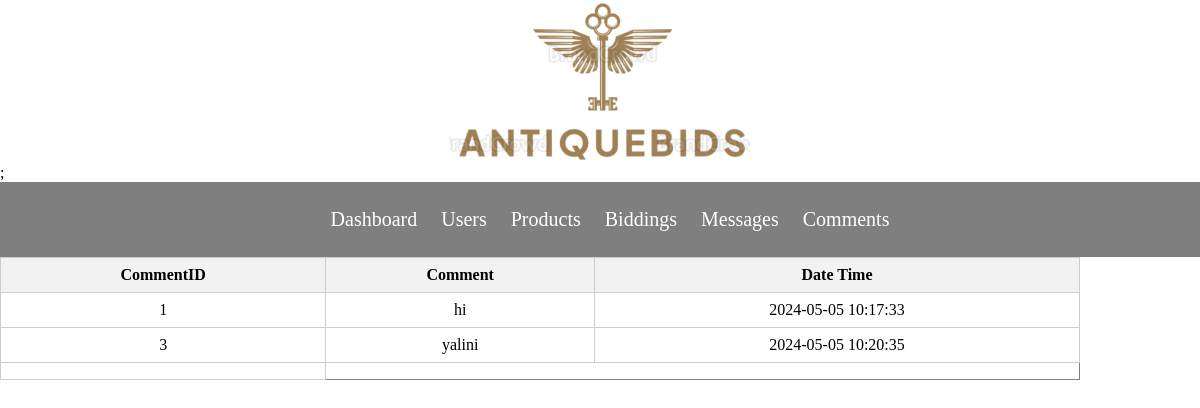
The page /admin/comments/displaycom.php on the database its author committed.
### tables this page shows
CREATE TABLE `comments` (
  `comment_Id` int(11) NOT NULL,
  `comment` text NOT NULL,
  `datetime` datetime NOT NULL
);

### admin/comments/displaycom.php (the view, shortened to what this page needs)
<?php
  include '../user/connect.php';
?>
<!DOCTYPE html>
<html lang="en">
<head>
    <link rel="stylesheet" href="../biddings/bidstyle.css"></link>
    <link rel="stylesheet" href="../header.css">
</head>
<body>
<img src="../anbids.png"  style="display: block; margin: 0 auto">;
    <header>
        <nav>
        <ul>
                <li><a href="../index.php">Dashboard</a></li>
                <li><a href="../user/display_user.php">Users</a></li>
                <li><a href="../products/display_item.php">Products</a></li>
                <li><a href="../biddings/displaybid.php">Biddings</a></li>
                <li><a href="../messages/displaymsg.php">Messages</a></li>
                <li><a href="displaycom.php">Comments</a></li>
            </ul>
        </nav>
    </header>
<table class="table" cellspacing=0 cellpadding=0 border="1">
<thead>
<tr>
      <th>CommentID</th>
      <th >Comment</th>
      <th >Date Time</th>
</tr>
</thead>
<tbody>
    <?php
    $sql="select * from comments";
    $result=mysqli_query($con,$sql);
    if($result)
    {
         while($row=mysqli_fetch_assoc($result)){
            $comment_Id=$row['comment_Id'];
            $comment=$row['comment'];
            $datetime=$row['datetime'];
            echo '<tr>
            <td class="tdcomment_Id"> '.$comment_Id.'</td>
            <td class="tdcomment"> '.$comment.'</td>
            <td class="tddatetime"> '.$datetime.'</td>
            </tr>';
         }
    }
    ?>
  <td>
</tbody>
</table>
</body>
</html>

### admin/biddings/bidstyle.css (style rules this page uses)
.table { width: 90%; border-collapse: collapse; margin-bottom: 20px; }
.table th, .table td { padding: 8px; border: 1px solid #ccc; text-align: left; text-align: center; white-space: nowrap; overflow: hidden; text-overflow: ellipsis; }
.table th { background-color: #f2f2f2; }

### admin/header.css (style rules this page uses)
body { margin: 0; padding: 0; }
header, footer { width: 100%; background: rgba(0, 0, 0, 0.5); padding: 10px 0; text-align: center; }
header nav ul { list-style: none; }
header nav ul li { display: inline-block; margin-right: 20px; }
header nav ul li a { text-decoration: none; color: #fff; font-size: 20px; }

### rows shown on the page
comments: comment_Id "1", comment "hi", datetime "2024-05-05 10:17:33"
comments: comment_Id "3", comment "yalini", datetime "2024-05-05 10:20:35"
